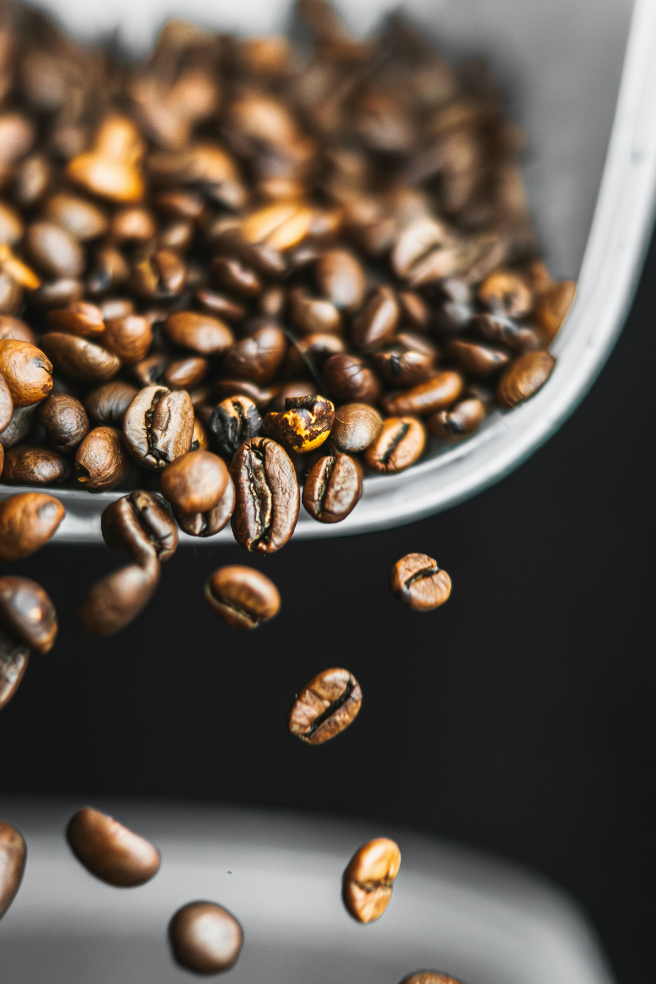
#> input picture homepage-images/beans.jpg, 2624 x 3936 px (shown at 1/4 size); its folder holds 4 pictures in this run
$ python convert-images.py
#> lines starting #> are read from the running program, lines starting #| are printed output that depends on the picture
#!/usr/bin/env python3
"""
convert-images.py — homepage image optimiser for Coffee Bean Index.

Reads every .jpg/.jpeg/.png in ./homepage-images/, resizes (hero -> max
1920px wide, cards -> max 600px wide, aspect ratio preserved), and writes
WebP (quality 82, method 6) to ./homepage-images/web/.

The "hero" image is detected by the substring "hero" in its filename.
Prints each output filename and its size in KB, and flags any hero over
200 KB or card over 80 KB so they can be re-sourced.

Usage (from repo root, venv active):
    python convert-images.py
"""

import re
from pathlib import Path

from PIL import Image

SRC_DIR  = Path(__file__).parent / "homepage-images"
OUT_DIR  = SRC_DIR / "web"
HERO_MAX = 1920
CARD_MAX = 600
QUALITY  = 82
METHOD   = 6
HERO_KB_LIMIT = 200
CARD_KB_LIMIT = 80
EXTS = {".jpg", ".jpeg", ".png"}
# Skip retired hero variants (hero_2.jpg, hero_3.jpg, ...) so we never ship a
# stale hero. The active hero is "hero.jpg"; numbered variants are archives.
SKIP_RE = re.compile(r"^hero_\d", re.IGNORECASE)


def resize_to_max_width(img: Image.Image, max_w: int) -> Image.Image:
    """Downscale to max_w wide, preserving aspect ratio. Never upscale."""
    if img.width <= max_w:
        return img
    new_h = round(img.height * (max_w / img.width))
    return img.resize((max_w, new_h), Image.LANCZOS)


def main() -> None:
    OUT_DIR.mkdir(parents=True, exist_ok=True)

    sources = sorted(
        p for p in SRC_DIR.iterdir()
        if p.is_file() and p.suffix.lower() in EXTS
    )
    skipped = [p for p in sources if SKIP_RE.match(p.stem)]
    sources = [p for p in sources if not SKIP_RE.match(p.stem)]
    for p in skipped:
        print(f"skip {p.name:<19} (retired hero variant, not converted)")
    if not sources:
        print(f"No .jpg/.jpeg/.png files found in {SRC_DIR}")
        return

    flagged = []

    for src in sources:
        is_hero = "hero" in src.stem.lower()
        max_w = HERO_MAX if is_hero else CARD_MAX
        limit = HERO_KB_LIMIT if is_hero else CARD_KB_LIMIT
        kind = "hero" if is_hero else "card"

        with Image.open(src) as img:
            # Flatten palette / odd modes so WebP saves predictably.
#> img is the input picture: PIL image 2624x3936 RGB; mean R, G, B 96.2, 84.4, 73.9
            if img.mode not in ("RGB", "RGBA"):
                img = img.convert("RGB")
            img = resize_to_max_width(img, max_w)
#> in resize_to_max_width, `return img.resize((max_w, new_h), Image.LANCZOS)`:
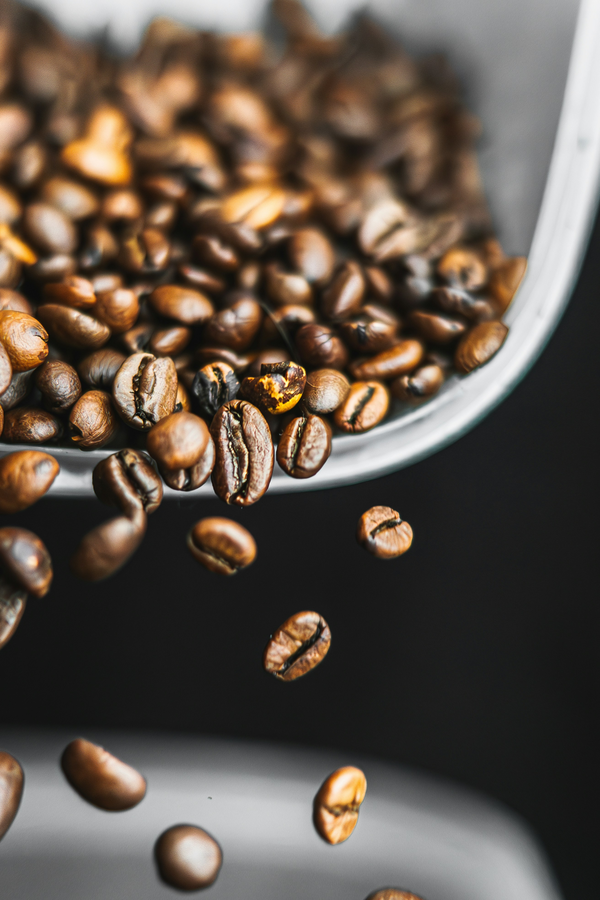
#> returned value: PIL image 600x900 RGB; mean R, G, B 96.2, 84.4, 73.9

            out_path = OUT_DIR / (src.stem + ".webp")
            img.save(out_path, "WEBP", quality=QUALITY, method=METHOD)

        kb = out_path.stat().st_size / 1024
        over = kb > limit
        marker = "  <-- OVER LIMIT, re-source" if over else ""
        print(f"{out_path.name:<24} {kb:7.1f} KB  ({kind}, max {max_w}px){marker}")
        if over:
            flagged.append((out_path.name, kb, kind, limit))
#> pass 2 of the loop in main, `for src in sources:`:
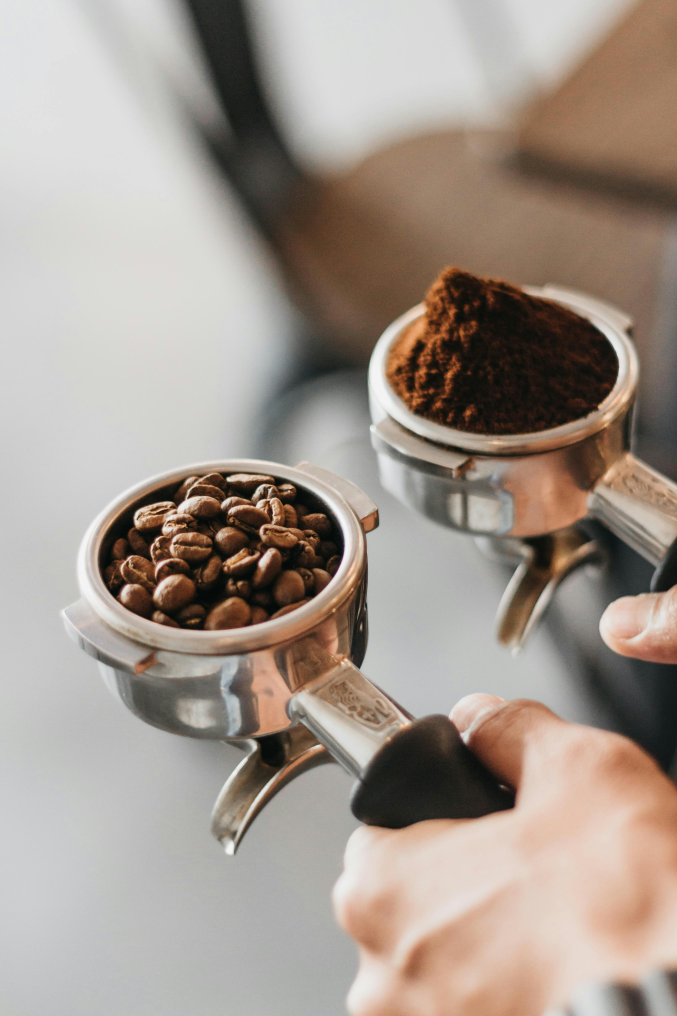
#> input picture homepage-images/ground_coffee.jpg, 3385 x 5078 px (shown at 1/5 size)
#> in main, img is the input picture: PIL image 3385x5078 RGB; mean R, G, B 163, 151.3, 142
#> in resize_to_max_width (call 2), `return img.resize((max_w, new_h), Image.LANCZOS)`:
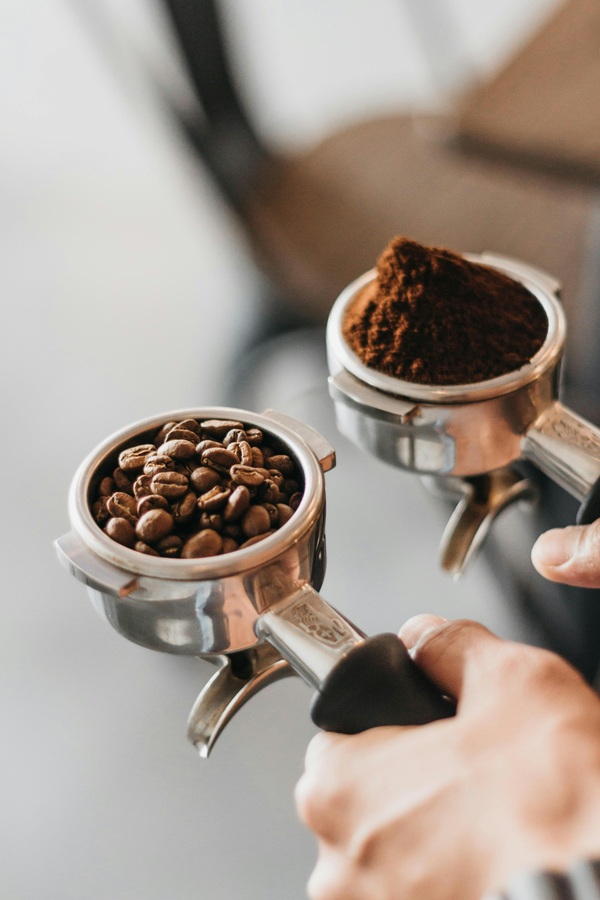
#> returned value: PIL image 600x900 RGB; mean R, G, B 163, 151.3, 142

    print()
    if flagged:
        print("FLAGGED (exceeds size budget):")
        for name, kb, kind, limit in flagged:
            print(f"  {name}: {kb:.1f} KB > {limit} KB ({kind} limit)")
    else:
        print("All images within budget (hero <= 200 KB, cards <= 80 KB).")


if __name__ == "__main__":
    main()
